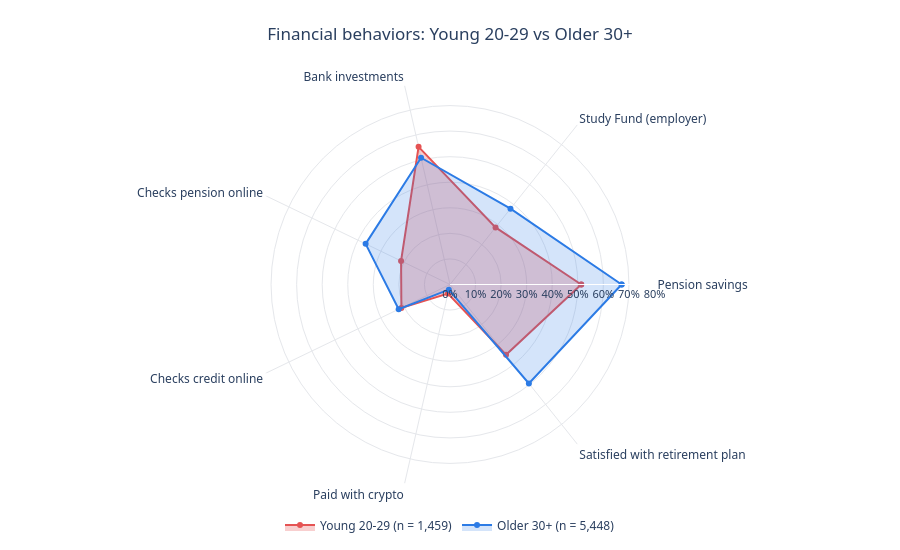
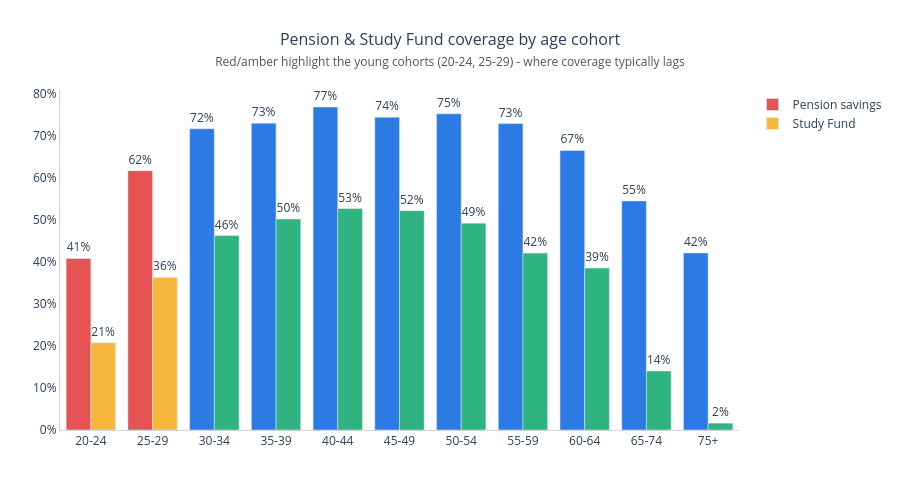
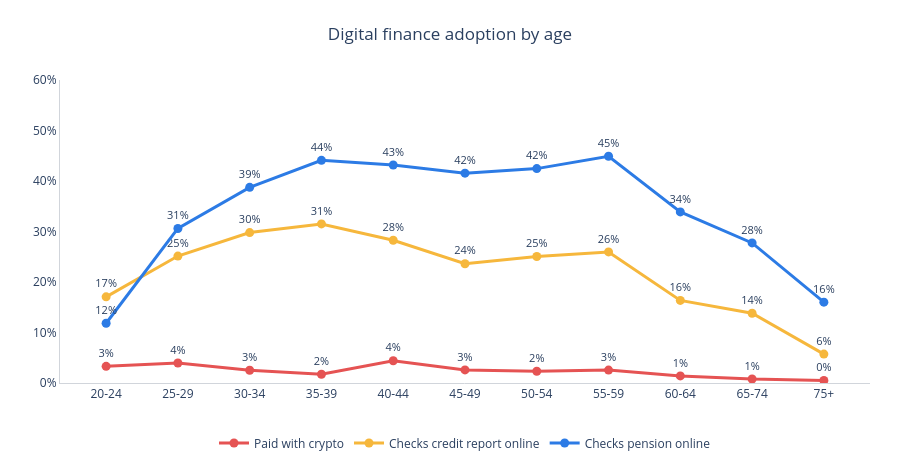
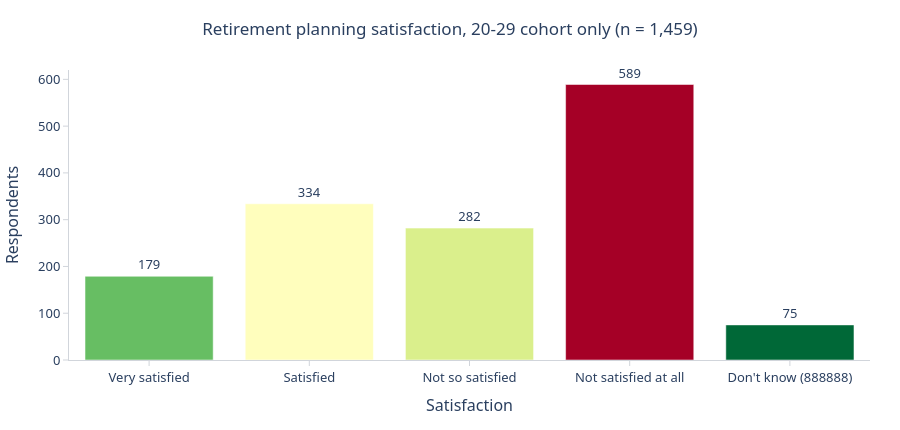

The code cell stored with these charts, in order, in its notebook:
### Code cell
# 4a. Young Generation tab (20-24 and 25-29): educational focus.
# All values are computed from the raw survey data - no cleaning applied.

young_mask = df["Gil"].isin([1, 2])         # 20-24 + 25-29
older_mask = df["Gil"] >= 3                 # 30+
n_young = int(young_mask.sum())
n_older = int(older_mask.sum())
print(f"Young cohort (20-29): {n_young:,} respondents")
print(f"Older cohort (30+):   {n_older:,} respondents")

# --- 1. Radar chart: 7 financial behaviors, young vs older
RADAR_ITEMS = [
    ("HisachonPensyoni",         1, "Pension savings"),
    ("HatavaKHishtalmut_wp",     1, "Study Fund (employer)"),
    ("HashkaotBank",             1, "Bank investments"),
    ("InternetDohPensia",        1, "Checks pension online"),
    ("InternetDohAshrai",        1, "Checks credit online"),
    ("InternetShilemMatbeaDig",  1, "Paid with crypto"),
]
cats = [label for _, _, label in RADAR_ITEMS] + ["Satisfied with retirement plan"]
young_r = [(df.loc[young_mask, v] == c).mean() * 100 for v, c, _ in RADAR_ITEMS]
older_r = [(df.loc[older_mask, v] == c).mean() * 100 for v, c, _ in RADAR_ITEMS]
young_r.append(df.loc[young_mask, "MerutzeTichnunFinPrisha"].isin([1, 2]).mean() * 100)
older_r.append(df.loc[older_mask, "MerutzeTichnunFinPrisha"].isin([1, 2]).mean() * 100)

fig = go.Figure()
fig.add_trace(go.Scatterpolar(
    r=young_r + [young_r[0]], theta=cats + [cats[0]],
    fill="toself", name=f"Young 20-29 (n = {n_young:,})",
    line=dict(color="#e55353", width=2),
    fillcolor="rgba(229, 83, 83, 0.28)"))
fig.add_trace(go.Scatterpolar(
    r=older_r + [older_r[0]], theta=cats + [cats[0]],
    fill="toself", name=f"Older 30+ (n = {n_older:,})",
    line=dict(color="#2c7be5", width=2),
    fillcolor="rgba(44, 123, 229, 0.20)"))
fig.update_layout(
    title=dict(text="Financial behaviors: Young 20-29 vs Older 30+", x=0.5, xanchor="center",
               font=dict(size=17)),
    polar=dict(radialaxis=dict(visible=True, range=[0, 80], ticksuffix="%",
                                gridcolor="#e5e7eb", tickfont=dict(size=11)),
               angularaxis=dict(gridcolor="#e5e7eb", tickfont=dict(size=12)),
               bgcolor="white"),
    paper_bgcolor="white", height=550, margin=dict(t=80, r=80, b=60, l=80),
    legend=dict(x=0.5, xanchor="center", y=-0.05, orientation="h"),
    font=dict(family="Segoe UI, Arial"))
register("fig-young-radar", fig)

# --- 2. Pension + Study Fund coverage by age cohort (grouped bar)
pension_by_age = df.groupby(df["Gil"].map(AGE_LABELS))["HisachonPensyoni"].apply(
    lambda s: (s == 1).mean() * 100).reindex(age_order)
study_by_age = df.groupby(df["Gil"].map(AGE_LABELS))["HatavaKHishtalmut_wp"].apply(
    lambda s: (s == 1).mean() * 100).reindex(age_order)

fig = go.Figure()
young_color = ["#e55353" if a in ("20-24", "25-29") else "#2c7be5" for a in age_order]
fig.add_trace(go.Bar(
    x=age_order, y=pension_by_age.values,
    name="Pension savings", marker_color=young_color,
    text=[f"{v:.0f}%" for v in pension_by_age.values],
    textposition="outside", cliponaxis=False))
young_color2 = ["#f6b73c" if a in ("20-24", "25-29") else "#2fb380" for a in age_order]
fig.add_trace(go.Bar(
    x=age_order, y=study_by_age.values,
    name="Study Fund", marker_color=young_color2,
    text=[f"{v:.0f}%" for v in study_by_age.values],
    textposition="outside", cliponaxis=False))
fig.update_layout(
    title=dict(text="Pension &amp; Study Fund coverage by age cohort<br>"
                    "<span style='font-size:12px;color:#4b5563'>Red/amber highlight the "
                    "young cohorts (20-24, 25-29) - where coverage typically lags</span>",
               x=0.5, xanchor="center", font=dict(size=16)),
    barmode="group", height=490, yaxis=dict(ticksuffix="%"),
    paper_bgcolor="white", plot_bgcolor="white",
    margin=dict(t=90, r=30, b=60, l=60))
fig.update_xaxes(showgrid=False, zeroline=False, showline=True, linecolor="#d1d5db")
fig.update_yaxes(showgrid=False, zeroline=False, showline=True, linecolor="#d1d5db")
register("fig-young-coverage", fig)

# --- 3. Crypto & digital finance adoption by age (line chart)
crypto_by_age = df.groupby(df["Gil"].map(AGE_LABELS))["InternetShilemMatbeaDig"].apply(
    lambda s: (s == 1).mean() * 100).reindex(age_order)
credit_by_age = df.groupby(df["Gil"].map(AGE_LABELS))["InternetDohAshrai"].apply(
    lambda s: (s == 1).mean() * 100).reindex(age_order)
pension_online_by_age = df.groupby(df["Gil"].map(AGE_LABELS))["InternetDohPensia"].apply(
    lambda s: (s == 1).mean() * 100).reindex(age_order)

fig = go.Figure()
for series, name, color in [
    (crypto_by_age,          "Paid with crypto",           "#e55353"),
    (credit_by_age,          "Checks credit report online","#f6b73c"),
    (pension_online_by_age,  "Checks pension online",      "#2c7be5"),
]:
    fig.add_trace(go.Scatter(
        x=age_order, y=series.values, mode="lines+markers+text",
        text=[f"{v:.0f}%" for v in series.values], textposition="top center",
        name=name, line=dict(width=3, color=color), marker=dict(size=9),
        textfont=dict(size=11)))
fig.update_layout(
    title=dict(text="Digital finance adoption by age", x=0.5, xanchor="center",
               font=dict(size=17)),
    height=470, yaxis=dict(ticksuffix="%", range=[0, 60]),
    paper_bgcolor="white", plot_bgcolor="white",
    margin=dict(t=80, r=30, b=60, l=60),
    legend=dict(x=0.5, xanchor="center", y=-0.15, orientation="h"))
fig.update_xaxes(showgrid=False, zeroline=False, showline=True, linecolor="#d1d5db")
fig.update_yaxes(showgrid=False, zeroline=False, showline=True, linecolor="#d1d5db")
register("fig-young-digital", fig)

# --- 4. Retirement planning satisfaction, 20-29 only
sat_young_series = df.loc[young_mask, "MerutzeTichnunFinPrisha"].map(
    {**SAT_LABELS, 888888: "Don't know (888888)"}).value_counts().reindex(
    [SAT_LABELS[k] for k in sorted(SAT_LABELS)] + ["Don't know (888888)"])
sat_young_df = sat_young_series.rename_axis("Satisfaction").reset_index(name="Respondents")
fig = px.bar(sat_young_df, x="Satisfaction", y="Respondents",
             title=f"Retirement planning satisfaction, 20-29 cohort only "
                   f"(n = {n_young:,})",
             color="Respondents", color_continuous_scale="RdYlGn_r")
fig.update_traces(text=[f"{int(v):,}" if pd.notna(v) else ""
                          for v in sat_young_df["Respondents"]],
                  textposition="outside", cliponaxis=False)
fig.update_layout(coloraxis_showscale=False)
register("fig-young-satisfaction", _clean(fig))

print(f"Young Generation figures added: {sum(1 for k in FIGS if k.startswith('fig-young'))}")

### Figure 1 — Plotly figure (JSON) as saved in the notebook; plotly's stock layout.template omitted (floating-point values rounded to 4 significant figures)
{"data": [{"fill": "toself", "fillcolor": "rgba(229, 83, 83, 0.28)", "line": {"color": "#e55353", "width": 2}, "name": "Young 20-29 (n = 1,459)", "r": [51.34, 28.58, 55.24, 21.25, 21.11, 3.633, 35.16, 51.34], "theta": ["Pension savings", "Study Fund (employer)", "Bank investments", "Checks pension online", "Checks credit online", "Paid with crypto", "Satisfied with retirement plan", "Pension savings"], "type": "scatterpolar"}, {"fill": "toself", "fillcolor": "rgba(44, 123, 229, 0.20)", "line": {"color": "#2c7be5", "width": 2}, "name": "Older 30+ (n = 5,448)", "r": [67.14, 37.94, 50.86, 36.64, 22.28, 2.074, 49.49, 67.14], "theta": ["Pension savings", "Study Fund (employer)", "Bank investments", "Checks pension online", "Checks credit online", "Paid with crypto", "Satisfied with retirement plan", "Pension savings"], "type": "scatterpolar"}], "layout": {"font": {"family": "Segoe UI, Arial"}, "height": 550, "legend": {"orientation": "h", "x": 0.5, "xanchor": "center", "y": -0.05}, "margin": {"b": 60, "l": 80, "r": 80, "t": 80}, "paper_bgcolor": "white", "polar": {"angularaxis": {"gridcolor": "#e5e7eb", "tickfont": {"size": 12}}, "bgcolor": "white", "radialaxis": {"gridcolor": "#e5e7eb", "range": [0, 80], "tickfont": {"size": 11}, "ticksuffix": "%", "visible": true}}, "title": {"font": {"size": 17}, "text": "Financial behaviors: Young 20-29 vs Older 30+", "x": 0.5, "xanchor": "center"}}}

### Figure 2 — Plotly figure (JSON) as saved in the notebook; plotly's stock layout.template omitted (floating-point values rounded to 4 significant figures)
{"data": [{"cliponaxis": false, "marker": {"color": ["#e55353", "#e55353", "#2c7be5", "#2c7be5", "#2c7be5", "#2c7be5", "#2c7be5", "#2c7be5", "#2c7be5", "#2c7be5", "#2c7be5"]}, "name": "Pension savings", "text": ["41%", "62%", "72%", "73%", "77%", "74%", "75%", "73%", "67%", "55%", "42%"], "textposition": "outside", "type": "bar", "x": ["20-24", "25-29", "30-34", "35-39", "40-44", "45-49", "50-54", "55-59", "60-64", "65-74", "75+"], "y": [40.85, 61.75, 71.75, 73.07, 76.92, 74.48, 75.29, 72.98, 66.59, 54.56, 42.16]}, {"cliponaxis": false, "marker": {"color": ["#f6b73c", "#f6b73c", "#2fb380", "#2fb380", "#2fb380", "#2fb380", "#2fb380", "#2fb380", "#2fb380", "#2fb380", "#2fb380"]}, "name": "Study Fund", "text": ["21%", "36%", "46%", "50%", "53%", "52%", "49%", "42%", "39%", "14%", "2%"], "textposition": "outside", "type": "bar", "x": ["20-24", "25-29", "30-34", "35-39", "40-44", "45-49", "50-54", "55-59", "60-64", "65-74", "75+"], "y": [20.77, 36.34, 46.29, 50.24, 52.75, 52.24, 49.25, 42.13, 38.55, 14.06, 1.634]}], "layout": {"barmode": "group", "height": 490, "margin": {"b": 60, "l": 60, "r": 30, "t": 90}, "paper_bgcolor": "white", "plot_bgcolor": "white", "title": {"font": {"size": 16}, "text": "Pension &amp; Study Fund coverage by age cohort<br><span style='font-size:12px;color:#4b5563'>Red/amber highlight the young cohorts (20-24, 25-29) - where coverage typically lags</span>", "x": 0.5, "xanchor": "center"}, "xaxis": {"linecolor": "#d1d5db", "showgrid": false, "showline": true, "zeroline": false}, "yaxis": {"linecolor": "#d1d5db", "showgrid": false, "showline": true, "ticksuffix": "%", "zeroline": false}}}

### Figure 3 — Plotly figure (JSON) as saved in the notebook; plotly's stock layout.template omitted (floating-point values rounded to 4 significant figures)
{"data": [{"line": {"color": "#e55353", "width": 3}, "marker": {"size": 9}, "mode": "lines+markers+text", "name": "Paid with crypto", "text": ["3%", "4%", "3%", "2%", "4%", "3%", "2%", "3%", "1%", "1%", "0%"], "textfont": {"size": 11}, "textposition": "top center", "type": "scatter", "x": ["20-24", "25-29", "30-34", "35-39", "40-44", "45-49", "50-54", "55-59", "60-64", "65-74", "75+"], "y": [3.301, 3.962, 2.517, 1.732, 4.396, 2.586, 2.322, 2.553, 1.402, 0.7812, 0.4902]}, {"line": {"color": "#f6b73c", "width": 3}, "marker": {"size": 9}, "mode": "lines+markers+text", "name": "Checks credit report online", "text": ["17%", "25%", "30%", "31%", "28%", "24%", "25%", "26%", "16%", "14%", "6%"], "textfont": {"size": 11}, "textposition": "top center", "type": "scatter", "x": ["20-24", "25-29", "30-34", "35-39", "40-44", "45-49", "50-54", "55-59", "60-64", "65-74", "75+"], "y": [17.06, 25.14, 29.79, 31.5, 28.26, 23.62, 25.04, 25.96, 16.36, 13.8, 5.719]}, {"line": {"color": "#2c7be5", "width": 3}, "marker": {"size": 9}, "mode": "lines+markers+text", "name": "Checks pension online", "text": ["12%", "31%", "39%", "44%", "43%", "42%", "42%", "45%", "34%", "28%", "16%"], "textfont": {"size": 11}, "textposition": "top center", "type": "scatter", "x": ["20-24", "25-29", "30-34", "35-39", "40-44", "45-49", "50-54", "55-59", "60-64", "65-74", "75+"], "y": [11.83, 30.6, 38.74, 44.09, 43.17, 41.55, 42.45, 44.89, 33.88, 27.73, 16.01]}], "layout": {"height": 470, "legend": {"orientation": "h", "x": 0.5, "xanchor": "center", "y": -0.15}, "margin": {"b": 60, "l": 60, "r": 30, "t": 80}, "paper_bgcolor": "white", "plot_bgcolor": "white", "title": {"font": {"size": 17}, "text": "Digital finance adoption by age", "x": 0.5, "xanchor": "center"}, "xaxis": {"linecolor": "#d1d5db", "showgrid": false, "showline": true, "zeroline": false}, "yaxis": {"linecolor": "#d1d5db", "range": [0, 60], "showgrid": false, "showline": true, "ticksuffix": "%", "zeroline": false}}}

### Figure 4 — Plotly figure (JSON) as saved in the notebook; plotly's stock layout.template omitted (floating-point values rounded to 4 significant figures)
{"data": [{"cliponaxis": false, "hovertemplate": "Satisfaction=%{x}<br>Respondents=%{marker.color}<extra></extra>", "legendgroup": "", "marker": {"color": [179, 334, 282, 589, 75], "coloraxis": "coloraxis", "pattern": {"shape": ""}}, "name": "", "orientation": "v", "showlegend": false, "text": ["179", "334", "282", "589", "75"], "textposition": "outside", "type": "bar", "x": ["Very satisfied", "Satisfied", "Not so satisfied", "Not satisfied at all", "Don't know (888888)"], "xaxis": "x", "y": [179, 334, 282, 589, 75], "yaxis": "y"}], "layout": {"barmode": "relative", "coloraxis": {"colorbar": {"title": {"text": "Respondents"}}, "colorscale": [[0, "rgb(0,104,55)"], [0.1, "rgb(26,152,80)"], [0.2, "rgb(102,189,99)"], [0.3, "rgb(166,217,106)"], [0.4, "rgb(217,239,139)"], [0.5, "rgb(255,255,191)"], [0.6, "rgb(254,224,139)"], [0.7, "rgb(253,174,97)"], [0.8, "rgb(244,109,67)"], [0.9, "rgb(215,48,39)"], [1, "rgb(165,0,38)"]], "showscale": false}, "font": {"family": "Segoe UI, Arial", "size": 13}, "height": 430, "legend": {"tracegroupgap": 0}, "margin": {"b": 70, "l": 60, "r": 30, "t": 70}, "paper_bgcolor": "white", "plot_bgcolor": "white", "title": {"font": {"size": 17}, "text": "Retirement planning satisfaction, 20-29 cohort only (n = 1,459)", "x": 0.5, "xanchor": "center"}, "xaxis": {"anchor": "y", "domain": [0, 1], "linecolor": "#d1d5db", "showgrid": false, "showline": true, "tickcolor": "#d1d5db", "ticks": "outside", "title": {"text": "Satisfaction"}, "zeroline": false}, "yaxis": {"anchor": "x", "domain": [0, 1], "linecolor": "#d1d5db", "showgrid": false, "showline": true, "tickcolor": "#d1d5db", "ticks": "outside", "title": {"text": "Respondents"}, "zeroline": false}}}
